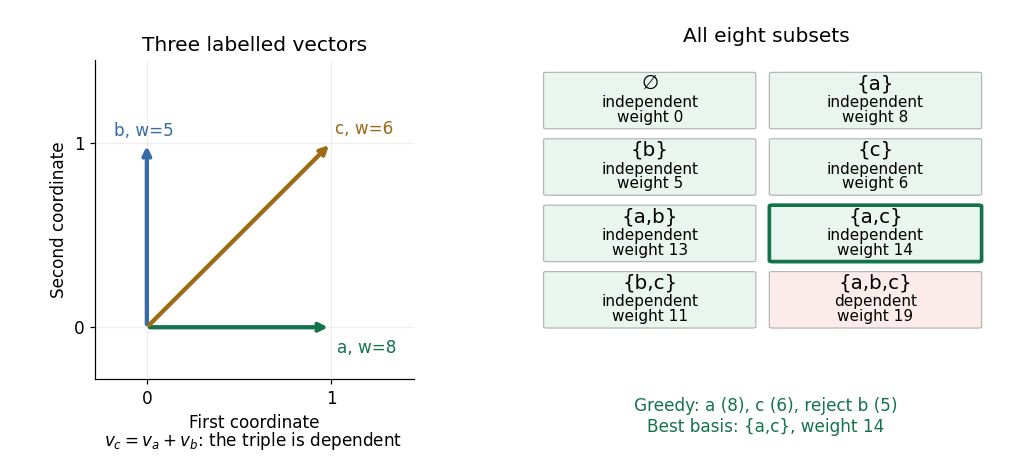

Here is the Python script that generated this plot:
"""Generate matroid-three-vector-independence.png in the working directory.

Tested with Python 3.14, matplotlib 3.10.7 and numpy 2.3.5.
"""

from pathlib import Path

import matplotlib.pyplot as plt
from matplotlib.patches import FancyBboxPatch


def main():
    plt.rcParams.update({"font.size": 11, "figure.facecolor": "white"})
    fig, (ax, table) = plt.subplots(1, 2, figsize=(9.2, 4.2),
                                  gridspec_kw={"width_ratios": [1, 1.3]})
    vectors = {"a": (1, 0), "b": (0, 1), "c": (1, 1)}
    weights = {"a": 8, "b": 5, "c": 6}
    colors = {"a": "#13734b", "b": "#366ba5", "c": "#9c6a13"}
    for label, vector in vectors.items():
        ax.annotate("", vector, (0, 0),
                    arrowprops={"arrowstyle": "->", "lw": 2.8,
                                "color": colors[label]})
        offset = {"a": (0.03, -0.14), "b": (-0.18, 0.04),
                  "c": (0.02, 0.05)}[label]
        ax.text(vector[0] + offset[0], vector[1] + offset[1],
                f"{label}, w={weights[label]}", color=colors[label])
    ax.set(xlim=(-0.28, 1.45), ylim=(-0.28, 1.45), aspect="equal",
           xticks=[0, 1], yticks=[0, 1], xlabel="First coordinate",
           ylabel="Second coordinate", title="Three labelled vectors")
    ax.spines[["top", "right"]].set_visible(False)
    ax.grid(alpha=0.2)
    fig.text(0.25, 0.035, r"$v_c=v_a+v_b$: the triple is dependent",
             ha="center", fontsize=11)
    table.set(xlim=(0, 2), ylim=(0, 4.8))
    table.axis("off")
    table.set_title("All eight subsets", pad=12)
    subsets = [(), ("a",), ("b",), ("c",), ("a", "b"),
               ("a", "c"), ("b", "c"), ("a", "b", "c")]
    for index, subset in enumerate(subsets):
        col, row = index % 2, index // 2
        x, y = col + 0.03, 3.78 - row
        independent = len(subset) <= 2
        optimal = subset == ("a", "c")
        box = FancyBboxPatch((x, y), 0.91, 0.82,
                             boxstyle="round,pad=0.015",
                             facecolor="#e9f5ee" if independent else "#fbeceb",
                             edgecolor="#13734b" if optimal else "#b5b5b5",
                             linewidth=2.4 if optimal else 0.8)
        table.add_patch(box)
        label = r"$\varnothing$" if not subset else "{" + ",".join(subset) + "}"
        state = "independent" if independent else "dependent"
        weight = sum(weights[e] for e in subset)
        table.text(x + 0.455, y + 0.58, label, ha="center", fontsize=13)
        table.text(x + 0.455, y + 0.31, state, ha="center", fontsize=10)
        table.text(x + 0.455, y + 0.09, f"weight {weight}", ha="center", fontsize=10)
    table.text(1, -0.28, "Greedy: a (8), c (6), reject b (5)\nBest basis: {a,c}, weight 14",
               ha="center", va="top", color="#13734b", fontsize=11)
    fig.subplots_adjust(left=0.08, right=0.98, top=0.87, bottom=0.18, wspace=0.28)
    fig.savefig(Path.cwd() / (Path(__file__).stem + ".png"), dpi=110,
                facecolor="white", transparent=False)
    plt.close(fig)


if __name__ == "__main__":
    main()
